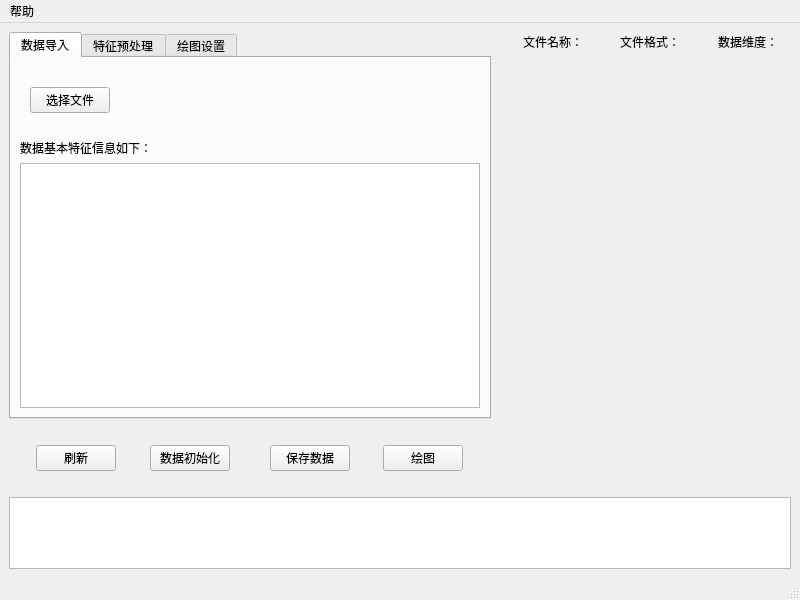
<?xml version="1.0" encoding="UTF-8"?>
<ui version="4.0">
 <class>MainWindow</class>
 <widget class="QMainWindow" name="MainWindow">
  <property name="geometry">
   <rect>
    <x>0</x>
    <y>0</y>
    <width>800</width>
    <height>600</height>
   </rect>
  </property>
  <property name="sizePolicy">
   <sizepolicy hsizetype="Maximum" vsizetype="Maximum">
    <horstretch>0</horstretch>
    <verstretch>0</verstretch>
   </sizepolicy>
  </property>
  <property name="windowTitle">
   <string>数据分析工具</string>
  </property>
  <property name="autoFillBackground">
   <bool>false</bool>
  </property>
  <widget class="QWidget" name="centralwidget">
   <layout class="QGridLayout" name="gridLayout_6">
    <item row="1" column="0" colspan="10">
     <spacer name="horizontalSpacer_10">
      <property name="orientation">
       <enum>Qt::Horizontal</enum>
      </property>
      <property name="sizeHint" stdset="0">
       <size>
        <width>40</width>
        <height>20</height>
       </size>
      </property>
     </spacer>
    </item>
    <item row="2" column="3">
     <widget class="QPushButton" name="initDataButton">
      <property name="text">
       <string>数据初始化</string>
      </property>
     </widget>
    </item>
    <item row="2" column="5">
     <spacer name="horizontalSpacer_3">
      <property name="orientation">
       <enum>Qt::Horizontal</enum>
      </property>
      <property name="sizeHint" stdset="0">
       <size>
        <width>18</width>
        <height>20</height>
       </size>
      </property>
     </spacer>
    </item>
    <item row="2" column="8">
     <widget class="QPushButton" name="plotButton">
      <property name="toolTip">
       <string>&lt;html&gt;&lt;head/&gt;&lt;body&gt;&lt;p&gt;&lt;span style=&quot; font-size:8pt;&quot;&gt;根据绘图设置对当前数据集进行绘图&lt;/span&gt;&lt;/p&gt;&lt;/body&gt;&lt;/html&gt;</string>
      </property>
      <property name="text">
       <string>绘图</string>
      </property>
     </widget>
    </item>
    <item row="0" column="0" colspan="10">
     <widget class="QTabWidget" name="tabWidget">
      <property name="currentIndex">
       <number>0</number>
      </property>
      <widget class="QWidget" name="tab">
       <property name="sizePolicy">
        <sizepolicy hsizetype="Preferred" vsizetype="Preferred">
         <horstretch>0</horstretch>
         <verstretch>0</verstretch>
        </sizepolicy>
       </property>
       <attribute name="title">
        <string>数据导入</string>
       </attribute>
       <layout class="QGridLayout" name="gridLayout_3">
        <item row="0" column="0">
         <layout class="QFormLayout" name="formLayout">
          <property name="verticalSpacing">
           <number>0</number>
          </property>
          <property name="leftMargin">
           <number>10</number>
          </property>
          <property name="bottomMargin">
           <number>0</number>
          </property>
          <item row="0" column="0" colspan="2">
           <spacer name="horizontalSpacer_5">
            <property name="orientation">
             <enum>Qt::Horizontal</enum>
            </property>
            <property name="sizeHint" stdset="0">
             <size>
              <width>40</width>
              <height>20</height>
             </size>
            </property>
           </spacer>
          </item>
          <item row="1" column="0">
           <widget class="QPushButton" name="pushButton_openfile">
            <property name="text">
             <string>选择文件</string>
            </property>
           </widget>
          </item>
          <item row="1" column="1">
           <spacer name="horizontalSpacer_6">
            <property name="orientation">
             <enum>Qt::Horizontal</enum>
            </property>
            <property name="sizeHint" stdset="0">
             <size>
              <width>40</width>
              <height>20</height>
             </size>
            </property>
           </spacer>
          </item>
          <item row="2" column="0" colspan="2">
           <spacer name="horizontalSpacer_14">
            <property name="orientation">
             <enum>Qt::Horizontal</enum>
            </property>
            <property name="sizeHint" stdset="0">
             <size>
              <width>40</width>
              <height>20</height>
             </size>
            </property>
           </spacer>
          </item>
         </layout>
        </item>
        <item row="1" column="0">
         <layout class="QFormLayout" name="formLayout_2">
          <item row="0" column="0">
           <widget class="QLabel" name="label_4">
            <property name="text">
             <string>数据基本特征信息如下：</string>
            </property>
           </widget>
          </item>
          <item row="1" column="0" colspan="2">
           <widget class="QTableWidget" name="dataDescTable">
            <property name="sizePolicy">
             <sizepolicy hsizetype="Expanding" vsizetype="Expanding">
              <horstretch>0</horstretch>
              <verstretch>1</verstretch>
             </sizepolicy>
            </property>
            <property name="sizeAdjustPolicy">
             <enum>QAbstractScrollArea::AdjustToContents</enum>
            </property>
            <property name="editTriggers">
             <set>QAbstractItemView::NoEditTriggers</set>
            </property>
            <property name="showGrid">
             <bool>true</bool>
            </property>
            <property name="wordWrap">
             <bool>false</bool>
            </property>
            <property name="rowCount">
             <number>0</number>
            </property>
            <attribute name="horizontalHeaderDefaultSectionSize">
             <number>50</number>
            </attribute>
           </widget>
          </item>
         </layout>
        </item>
       </layout>
      </widget>
      <widget class="QWidget" name="tab_2">
       <attribute name="title">
        <string>特征预处理</string>
       </attribute>
       <layout class="QGridLayout" name="gridLayout">
        <item row="0" column="0">
         <widget class="QGroupBox" name="groupBox_2">
          <property name="title">
           <string>缺失值处理</string>
          </property>
          <layout class="QGridLayout" name="gridLayout_5">
           <item row="0" column="0" colspan="6">
            <layout class="QHBoxLayout" name="horizontalLayout_3">
             <item>
              <widget class="QRadioButton" name="radioButton_ignorenan">
               <property name="text">
                <string>忽略</string>
               </property>
               <property name="checked">
                <bool>true</bool>
               </property>
              </widget>
             </item>
             <item>
              <widget class="QRadioButton" name="radioButton_delnan">
               <property name="toolTip">
                <string>&lt;html&gt;&lt;head/&gt;&lt;body&gt;&lt;p&gt;删除含缺失值的样本&lt;/p&gt;&lt;/body&gt;&lt;/html&gt;</string>
               </property>
               <property name="text">
                <string>删除</string>
               </property>
               <property name="checked">
                <bool>false</bool>
               </property>
              </widget>
             </item>
             <item>
              <widget class="QRadioButton" name="radioButton_fillnan">
               <property name="toolTip">
                <string>&lt;html&gt;&lt;head/&gt;&lt;body&gt;&lt;p&gt;使用对应特征均值来填充缺失值&lt;/p&gt;&lt;/body&gt;&lt;/html&gt;</string>
               </property>
               <property name="text">
                <string>均值代替</string>
               </property>
              </widget>
             </item>
            </layout>
           </item>
           <item row="1" column="0">
            <widget class="QPushButton" name="checkNaNButton">
             <property name="toolTip">
              <string>&lt;html&gt;&lt;head/&gt;&lt;body&gt;&lt;p&gt;统计含有缺失值的样本数，并给出建议操作&lt;/p&gt;&lt;/body&gt;&lt;/html&gt;</string>
             </property>
             <property name="text">
              <string>检查NaN值</string>
             </property>
            </widget>
           </item>
           <item row="1" column="4">
            <widget class="QPushButton" name="repealButton_nan">
             <property name="toolTip">
              <string>&lt;html&gt;&lt;head/&gt;&lt;body&gt;&lt;p&gt;&lt;span style=&quot; font-size:8pt;&quot;&gt;撤回该操作&lt;/span&gt;&lt;/p&gt;&lt;/body&gt;&lt;/html&gt;</string>
             </property>
             <property name="text">
              <string>撤回</string>
             </property>
            </widget>
           </item>
           <item row="1" column="5">
            <spacer name="horizontalSpacer_12">
             <property name="orientation">
              <enum>Qt::Horizontal</enum>
             </property>
             <property name="sizeHint" stdset="0">
              <size>
               <width>146</width>
               <height>20</height>
              </size>
             </property>
            </spacer>
           </item>
           <item row="1" column="2">
            <widget class="QPushButton" name="okButton_nan">
             <property name="toolTip">
              <string>&lt;html&gt;&lt;head/&gt;&lt;body&gt;&lt;p&gt;&lt;span style=&quot; font-size:8pt;&quot;&gt;执行该操作&lt;/span&gt;&lt;/p&gt;&lt;/body&gt;&lt;/html&gt;</string>
             </property>
             <property name="text">
              <string>确认</string>
             </property>
            </widget>
           </item>
           <item row="1" column="1">
            <spacer name="horizontalSpacer_16">
             <property name="orientation">
              <enum>Qt::Horizontal</enum>
             </property>
             <property name="sizeHint" stdset="0">
              <size>
               <width>40</width>
               <height>20</height>
              </size>
             </property>
            </spacer>
           </item>
           <item row="1" column="3">
            <spacer name="horizontalSpacer_17">
             <property name="orientation">
              <enum>Qt::Horizontal</enum>
             </property>
             <property name="sizeHint" stdset="0">
              <size>
               <width>40</width>
               <height>20</height>
              </size>
             </property>
            </spacer>
           </item>
          </layout>
         </widget>
        </item>
        <item row="1" column="0">
         <widget class="QGroupBox" name="groupBox_3">
          <property name="title">
           <string>无量纲化处理</string>
          </property>
          <layout class="QGridLayout" name="gridLayout_4">
           <item row="3" column="5">
            <spacer name="horizontalSpacer_8">
             <property name="orientation">
              <enum>Qt::Horizontal</enum>
             </property>
             <property name="sizeHint" stdset="0">
              <size>
               <width>232</width>
               <height>20</height>
              </size>
             </property>
            </spacer>
           </item>
           <item row="3" column="4">
            <widget class="QPushButton" name="initButton_nondim">
             <property name="text">
              <string>撤回初始数据</string>
             </property>
            </widget>
           </item>
           <item row="3" column="0">
            <widget class="QPushButton" name="okButton_nondim">
             <property name="toolTip">
              <string>&lt;html&gt;&lt;head/&gt;&lt;body&gt;&lt;p&gt;&lt;span style=&quot; font-size:8pt;&quot;&gt;执行该操作&lt;/span&gt;&lt;/p&gt;&lt;/body&gt;&lt;/html&gt;</string>
             </property>
             <property name="text">
              <string>确认</string>
             </property>
            </widget>
           </item>
           <item row="3" column="2">
            <widget class="QPushButton" name="repealButton_nondim">
             <property name="toolTip">
              <string>&lt;html&gt;&lt;head/&gt;&lt;body&gt;&lt;p&gt;撤回该操作&lt;/p&gt;&lt;/body&gt;&lt;/html&gt;</string>
             </property>
             <property name="text">
              <string>撤回上一步</string>
             </property>
            </widget>
           </item>
           <item row="3" column="1">
            <spacer name="horizontalSpacer_18">
             <property name="orientation">
              <enum>Qt::Horizontal</enum>
             </property>
             <property name="sizeHint" stdset="0">
              <size>
               <width>74</width>
               <height>20</height>
              </size>
             </property>
            </spacer>
           </item>
           <item row="3" column="3">
            <spacer name="horizontalSpacer_19">
             <property name="orientation">
              <enum>Qt::Horizontal</enum>
             </property>
             <property name="sizeHint" stdset="0">
              <size>
               <width>73</width>
               <height>20</height>
              </size>
             </property>
            </spacer>
           </item>
           <item row="0" column="0" colspan="6">
            <layout class="QHBoxLayout" name="horizontalLayout_4">
             <item>
              <widget class="QRadioButton" name="radioButton_ignorenondim">
               <property name="text">
                <string>忽略</string>
               </property>
              </widget>
             </item>
             <item>
              <widget class="QRadioButton" name="radioButton_zstandard">
               <property name="toolTip">
                <string>&lt;html&gt;&lt;head/&gt;&lt;body&gt;&lt;p&gt;&lt;span style=&quot; font-family:'-apple-system,BlinkMacSystemFont,Helvetica Neue,PingFang SC,Microsoft YaHei,Source Han Sans SC,Noto Sans CJK SC,WenQuanYi Micro Hei,sans-serif'; font-size:8pt; color:#1a1a1a; background-color:#ffffff;&quot;&gt;基于特征值的均值（mean）和标准差（standard deviation）进行数据的标准化&lt;/span&gt;&lt;/p&gt;&lt;p&gt;&lt;span style=&quot; font-family:'-apple-system,BlinkMacSystemFont,Helvetica Neue,PingFang SC,Microsoft YaHei,Source Han Sans SC,Noto Sans CJK SC,WenQuanYi Micro Hei,sans-serif'; font-size:8pt; color:#1a1a1a; background-color:#ffffff;&quot;&gt;目的：1.对于方差非常小的属性可以增强其稳定性；2.维持稀疏矩阵中为0的条目。&lt;/span&gt;&lt;/p&gt;&lt;/body&gt;&lt;/html&gt;</string>
               </property>
               <property name="text">
                <string>Z标准化</string>
               </property>
               <property name="checked">
                <bool>true</bool>
               </property>
              </widget>
             </item>
             <item>
              <widget class="QRadioButton" name="radioButton_01standard">
               <property name="toolTip">
                <string>&lt;html&gt;&lt;head/&gt;&lt;body&gt;&lt;p&gt;&lt;span style=&quot; font-family:'-apple-system,BlinkMacSystemFont,Helvetica Neue,PingFang SC,Microsoft YaHei,Source Han Sans SC,Noto Sans CJK SC,WenQuanYi Micro Hei,sans-serif'; font-size:8pt; color:#1a1a1a; background-color:#ffffff;&quot;&gt;对原始数据进行线性变换，将特征值映射成区间为［0，1］的标准值中&lt;/span&gt;&lt;/p&gt;&lt;/body&gt;&lt;/html&gt;</string>
               </property>
               <property name="text">
                <string>归一化</string>
               </property>
              </widget>
             </item>
             <item>
              <widget class="QRadioButton" name="radioButton_normalizer">
               <property name="toolTip">
                <string>&lt;html&gt;&lt;head/&gt;&lt;body&gt;&lt;p&gt;&lt;span style=&quot; font-family:'-apple-system,BlinkMacSystemFont,Helvetica Neue,PingFang SC,Microsoft YaHei,Source Han Sans SC,Noto Sans CJK SC,WenQuanYi Micro Hei,sans-serif'; font-size:8pt; color:#1a1a1a; background-color:#ffffff;&quot;&gt;将每个样本缩放到单位范数（每个样本的范数为1）&lt;/span&gt;&lt;/p&gt;&lt;p&gt;&lt;span style=&quot; font-family:'-apple-system,BlinkMacSystemFont,Helvetica Neue,PingFang SC,Microsoft YaHei,Source Han Sans SC,Noto Sans CJK SC,WenQuanYi Micro Hei,sans-serif'; font-size:8pt; color:#1a1a1a; background-color:#ffffff;&quot;&gt;该方法主要应用于文本分类和聚类中。&lt;/span&gt;&lt;/p&gt;&lt;/body&gt;&lt;/html&gt;</string>
               </property>
               <property name="text">
                <string>正则化</string>
               </property>
              </widget>
             </item>
            </layout>
           </item>
          </layout>
         </widget>
        </item>
       </layout>
      </widget>
      <widget class="QWidget" name="tab_3">
       <attribute name="title">
        <string>绘图设置</string>
       </attribute>
       <layout class="QGridLayout" name="gridLayout_8">
        <item row="1" column="0">
         <widget class="QGroupBox" name="groupBox_2D">
          <property name="enabled">
           <bool>true</bool>
          </property>
          <property name="title">
           <string>2D绘图设置</string>
          </property>
          <property name="checkable">
           <bool>false</bool>
          </property>
          <widget class="QRadioButton" name="radioButton_2Dline">
           <property name="geometry">
            <rect>
             <x>10</x>
             <y>22</y>
             <width>59</width>
             <height>16</height>
            </rect>
           </property>
           <property name="text">
            <string>折线图</string>
           </property>
           <property name="checked">
            <bool>true</bool>
           </property>
          </widget>
          <widget class="QRadioButton" name="radioButton_2Dhist">
           <property name="geometry">
            <rect>
             <x>108</x>
             <y>22</y>
             <width>59</width>
             <height>16</height>
            </rect>
           </property>
           <property name="text">
            <string>直方图</string>
           </property>
          </widget>
          <widget class="QRadioButton" name="radioButton_2Dscatter">
           <property name="geometry">
            <rect>
             <x>10</x>
             <y>44</y>
             <width>59</width>
             <height>16</height>
            </rect>
           </property>
           <property name="text">
            <string>散点图</string>
           </property>
          </widget>
          <widget class="QCheckBox" name="checkBox_histfit">
           <property name="enabled">
            <bool>false</bool>
           </property>
           <property name="geometry">
            <rect>
             <x>108</x>
             <y>44</y>
             <width>71</width>
             <height>16</height>
            </rect>
           </property>
           <property name="toolTip">
            <string>&lt;html&gt;&lt;head/&gt;&lt;body&gt;&lt;p&gt;是否对柱状图中数据进行拟合&lt;/p&gt;&lt;/body&gt;&lt;/html&gt;</string>
           </property>
           <property name="text">
            <string>密度曲线</string>
           </property>
          </widget>
         </widget>
        </item>
        <item row="1" column="1" rowspan="2">
         <widget class="QGroupBox" name="groupBox_fit">
          <property name="enabled">
           <bool>false</bool>
          </property>
          <property name="title">
           <string>数据拟合</string>
          </property>
          <layout class="QGridLayout" name="gridLayout_2">
           <item row="0" column="0">
            <widget class="QLabel" name="label_9">
             <property name="text">
              <string>是否拟合：</string>
             </property>
            </widget>
           </item>
           <item row="1" column="1">
            <widget class="QComboBox" name="comboBox_fitmethod">
             <item>
              <property name="text">
               <string>多项式拟合</string>
              </property>
             </item>
             <item>
              <property name="text">
               <string>e指数拟合</string>
              </property>
             </item>
             <item>
              <property name="text">
               <string>对数拟合</string>
              </property>
             </item>
            </widget>
           </item>
           <item row="2" column="1">
            <widget class="QComboBox" name="comboBox_2d_n">
             <property name="enabled">
              <bool>false</bool>
             </property>
             <property name="editable">
              <bool>true</bool>
             </property>
             <property name="currentText">
              <string>1</string>
             </property>
             <item>
              <property name="text">
               <string>1</string>
              </property>
             </item>
             <item>
              <property name="text">
               <string>2</string>
              </property>
             </item>
             <item>
              <property name="text">
               <string>3</string>
              </property>
             </item>
             <item>
              <property name="text">
               <string>4</string>
              </property>
             </item>
             <item>
              <property name="text">
               <string>5</string>
              </property>
             </item>
            </widget>
           </item>
           <item row="1" column="0">
            <widget class="QLabel" name="label_10">
             <property name="text">
              <string>拟合方式：</string>
             </property>
            </widget>
           </item>
           <item row="2" column="0">
            <widget class="QLabel" name="label_11">
             <property name="text">
              <string>拟合阶数：</string>
             </property>
            </widget>
           </item>
           <item row="0" column="1">
            <widget class="QCheckBox" name="checkBox_fit">
             <property name="enabled">
              <bool>false</bool>
             </property>
             <property name="text">
              <string/>
             </property>
            </widget>
           </item>
          </layout>
         </widget>
        </item>
        <item row="2" column="0">
         <widget class="QGroupBox" name="groupBox_3D">
          <property name="enabled">
           <bool>false</bool>
          </property>
          <property name="title">
           <string>3D绘图设置</string>
          </property>
          <widget class="QRadioButton" name="radioButton_3Dline">
           <property name="geometry">
            <rect>
             <x>10</x>
             <y>37</y>
             <width>59</width>
             <height>16</height>
            </rect>
           </property>
           <property name="text">
            <string>折线图</string>
           </property>
           <property name="checked">
            <bool>true</bool>
           </property>
          </widget>
          <widget class="QRadioButton" name="radioButton_3Dsurface">
           <property name="geometry">
            <rect>
             <x>147</x>
             <y>37</y>
             <width>59</width>
             <height>16</height>
            </rect>
           </property>
           <property name="text">
            <string>曲面图</string>
           </property>
          </widget>
          <widget class="QRadioButton" name="radioButton_3Dscatter">
           <property name="geometry">
            <rect>
             <x>79</x>
             <y>37</y>
             <width>59</width>
             <height>16</height>
            </rect>
           </property>
           <property name="text">
            <string>散点图</string>
           </property>
          </widget>
         </widget>
        </item>
        <item row="3" column="0" colspan="2">
         <widget class="QGroupBox" name="groupBox">
          <property name="title">
           <string>绘图数据</string>
          </property>
          <layout class="QGridLayout" name="gridLayout_7">
           <item row="1" column="1">
            <widget class="QLineEdit" name="lineEdit_datax">
             <property name="text">
              <string>0</string>
             </property>
            </widget>
           </item>
           <item row="1" column="4">
            <widget class="QLabel" name="label_8">
             <property name="text">
              <string>z:</string>
             </property>
            </widget>
           </item>
           <item row="0" column="0" colspan="6">
            <widget class="QLabel" name="label_6">
             <property name="inputMethodHints">
              <set>Qt::ImhNone</set>
             </property>
             <property name="text">
              <string>Tips: 请输入需要绘图的数据，可选择列标形式(从0开始)或者特征名称形式，如有多个特征，请用英文逗号,隔开！</string>
             </property>
             <property name="scaledContents">
              <bool>false</bool>
             </property>
             <property name="wordWrap">
              <bool>true</bool>
             </property>
            </widget>
           </item>
           <item row="1" column="5">
            <widget class="QLineEdit" name="lineEdit_dataz">
             <property name="enabled">
              <bool>false</bool>
             </property>
             <property name="text">
              <string>2</string>
             </property>
            </widget>
           </item>
           <item row="1" column="3">
            <widget class="QLineEdit" name="lineEdit_datay">
             <property name="text">
              <string>1</string>
             </property>
            </widget>
           </item>
           <item row="1" column="2">
            <widget class="QLabel" name="label_7">
             <property name="text">
              <string>y:</string>
             </property>
            </widget>
           </item>
           <item row="1" column="0">
            <widget class="QLabel" name="label_5">
             <property name="text">
              <string>x:</string>
             </property>
            </widget>
           </item>
          </layout>
         </widget>
        </item>
        <item row="0" column="0" colspan="2">
         <widget class="QGroupBox" name="groupBox_6">
          <property name="sizePolicy">
           <sizepolicy hsizetype="Preferred" vsizetype="Minimum">
            <horstretch>0</horstretch>
            <verstretch>0</verstretch>
           </sizepolicy>
          </property>
          <property name="title">
           <string>图像类型</string>
          </property>
          <layout class="QGridLayout" name="gridLayout_11">
           <item row="0" column="0">
            <widget class="QRadioButton" name="radioButton_2D">
             <property name="text">
              <string>2D</string>
             </property>
             <property name="checked">
              <bool>true</bool>
             </property>
            </widget>
           </item>
           <item row="0" column="1">
            <widget class="QRadioButton" name="radioButton_3D">
             <property name="text">
              <string>3D</string>
             </property>
            </widget>
           </item>
          </layout>
         </widget>
        </item>
       </layout>
      </widget>
     </widget>
    </item>
    <item row="2" column="6">
     <widget class="QPushButton" name="saveDataButton">
      <property name="text">
       <string>保存数据</string>
      </property>
     </widget>
    </item>
    <item row="0" column="10" rowspan="4">
     <spacer name="verticalSpacer">
      <property name="orientation">
       <enum>Qt::Vertical</enum>
      </property>
      <property name="sizeHint" stdset="0">
       <size>
        <width>20</width>
        <height>40</height>
       </size>
      </property>
     </spacer>
    </item>
    <item row="2" column="0">
     <spacer name="horizontalSpacer">
      <property name="orientation">
       <enum>Qt::Horizontal</enum>
      </property>
      <property name="sizeHint" stdset="0">
       <size>
        <width>18</width>
        <height>20</height>
       </size>
      </property>
     </spacer>
    </item>
    <item row="2" column="7">
     <spacer name="horizontalSpacer_4">
      <property name="orientation">
       <enum>Qt::Horizontal</enum>
      </property>
      <property name="sizeHint" stdset="0">
       <size>
        <width>18</width>
        <height>20</height>
       </size>
      </property>
     </spacer>
    </item>
    <item row="3" column="0" colspan="10">
     <spacer name="horizontalSpacer_11">
      <property name="orientation">
       <enum>Qt::Horizontal</enum>
      </property>
      <property name="sizeHint" stdset="0">
       <size>
        <width>40</width>
        <height>20</height>
       </size>
      </property>
     </spacer>
    </item>
    <item row="4" column="0" colspan="12">
     <widget class="QTextBrowser" name="textBrowser">
      <property name="enabled">
       <bool>true</bool>
      </property>
      <property name="sizePolicy">
       <sizepolicy hsizetype="Expanding" vsizetype="Minimum">
        <horstretch>0</horstretch>
        <verstretch>0</verstretch>
       </sizepolicy>
      </property>
      <property name="sizeAdjustPolicy">
       <enum>QAbstractScrollArea::AdjustToContentsOnFirstShow</enum>
      </property>
      <property name="readOnly">
       <bool>true</bool>
      </property>
     </widget>
    </item>
    <item row="2" column="9">
     <spacer name="horizontalSpacer_2">
      <property name="orientation">
       <enum>Qt::Horizontal</enum>
      </property>
      <property name="sizeHint" stdset="0">
       <size>
        <width>17</width>
        <height>20</height>
       </size>
      </property>
     </spacer>
    </item>
    <item row="0" column="11" rowspan="4">
     <layout class="QVBoxLayout" name="verticalLayout">
      <item>
       <layout class="QHBoxLayout" name="horizontalLayout_2">
        <item>
         <widget class="QLabel" name="label_2">
          <property name="text">
           <string>文件名称：</string>
          </property>
         </widget>
        </item>
        <item>
         <widget class="QLabel" name="filenameLabel">
          <property name="text">
           <string/>
          </property>
         </widget>
        </item>
        <item>
         <spacer name="horizontalSpacer_9">
          <property name="orientation">
           <enum>Qt::Horizontal</enum>
          </property>
          <property name="sizeHint" stdset="0">
           <size>
            <width>40</width>
            <height>20</height>
           </size>
          </property>
         </spacer>
        </item>
        <item>
         <widget class="QLabel" name="label">
          <property name="text">
           <string>文件格式：</string>
          </property>
         </widget>
        </item>
        <item>
         <widget class="QLabel" name="fileformatLabel">
          <property name="text">
           <string/>
          </property>
         </widget>
        </item>
        <item>
         <spacer name="horizontalSpacer_13">
          <property name="orientation">
           <enum>Qt::Horizontal</enum>
          </property>
          <property name="sizeHint" stdset="0">
           <size>
            <width>40</width>
            <height>20</height>
           </size>
          </property>
         </spacer>
        </item>
        <item>
         <widget class="QLabel" name="label_3">
          <property name="text">
           <string>数据维度：</string>
          </property>
         </widget>
        </item>
        <item>
         <widget class="QLabel" name="dataDimLabel">
          <property name="text">
           <string/>
          </property>
         </widget>
        </item>
       </layout>
      </item>
      <item>
       <widget class="DataTableWidget" name="tableWidget" native="true">
        <property name="sizePolicy">
         <sizepolicy hsizetype="Expanding" vsizetype="Expanding">
          <horstretch>0</horstretch>
          <verstretch>0</verstretch>
         </sizepolicy>
        </property>
       </widget>
      </item>
     </layout>
    </item>
    <item row="2" column="1">
     <widget class="QPushButton" name="pushButton_refresh">
      <property name="toolTip">
       <string>&lt;html&gt;&lt;head/&gt;&lt;body&gt;&lt;p&gt;刷新界面&lt;/p&gt;&lt;/body&gt;&lt;/html&gt;</string>
      </property>
      <property name="text">
       <string>刷新</string>
      </property>
     </widget>
    </item>
    <item row="2" column="2">
     <spacer name="horizontalSpacer_15">
      <property name="orientation">
       <enum>Qt::Horizontal</enum>
      </property>
      <property name="sizeHint" stdset="0">
       <size>
        <width>40</width>
        <height>20</height>
       </size>
      </property>
     </spacer>
    </item>
   </layout>
  </widget>
  <widget class="QMenuBar" name="menubar">
   <property name="geometry">
    <rect>
     <x>0</x>
     <y>0</y>
     <width>800</width>
     <height>23</height>
    </rect>
   </property>
   <widget class="QMenu" name="menu">
    <property name="title">
     <string>帮助</string>
    </property>
   </widget>
   <addaction name="menu"/>
  </widget>
  <widget class="QStatusBar" name="statusbar"/>
 </widget>
 <customwidgets>
  <customwidget>
   <class>DataTableWidget</class>
   <extends>QWidget</extends>
   <header>qtpandas.views.DataTableView</header>
   <container>1</container>
  </customwidget>
 </customwidgets>
 <tabstops>
  <tabstop>tabWidget</tabstop>
  <tabstop>pushButton_openfile</tabstop>
  <tabstop>pushButton_refresh</tabstop>
  <tabstop>initDataButton</tabstop>
  <tabstop>saveDataButton</tabstop>
  <tabstop>plotButton</tabstop>
  <tabstop>radioButton_ignorenan</tabstop>
  <tabstop>radioButton_delnan</tabstop>
  <tabstop>radioButton_fillnan</tabstop>
  <tabstop>checkNaNButton</tabstop>
  <tabstop>okButton_nan</tabstop>
  <tabstop>repealButton_nan</tabstop>
  <tabstop>radioButton_ignorenondim</tabstop>
  <tabstop>radioButton_zstandard</tabstop>
  <tabstop>radioButton_01standard</tabstop>
  <tabstop>radioButton_normalizer</tabstop>
  <tabstop>okButton_nondim</tabstop>
  <tabstop>radioButton_2D</tabstop>
  <tabstop>radioButton_3D</tabstop>
  <tabstop>radioButton_2Dline</tabstop>
  <tabstop>radioButton_3Dline</tabstop>
  <tabstop>lineEdit_datax</tabstop>
  <tabstop>lineEdit_datay</tabstop>
  <tabstop>lineEdit_dataz</tabstop>
  <tabstop>textBrowser</tabstop>
 </tabstops>
 <resources/>
 <connections/>
</ui>
